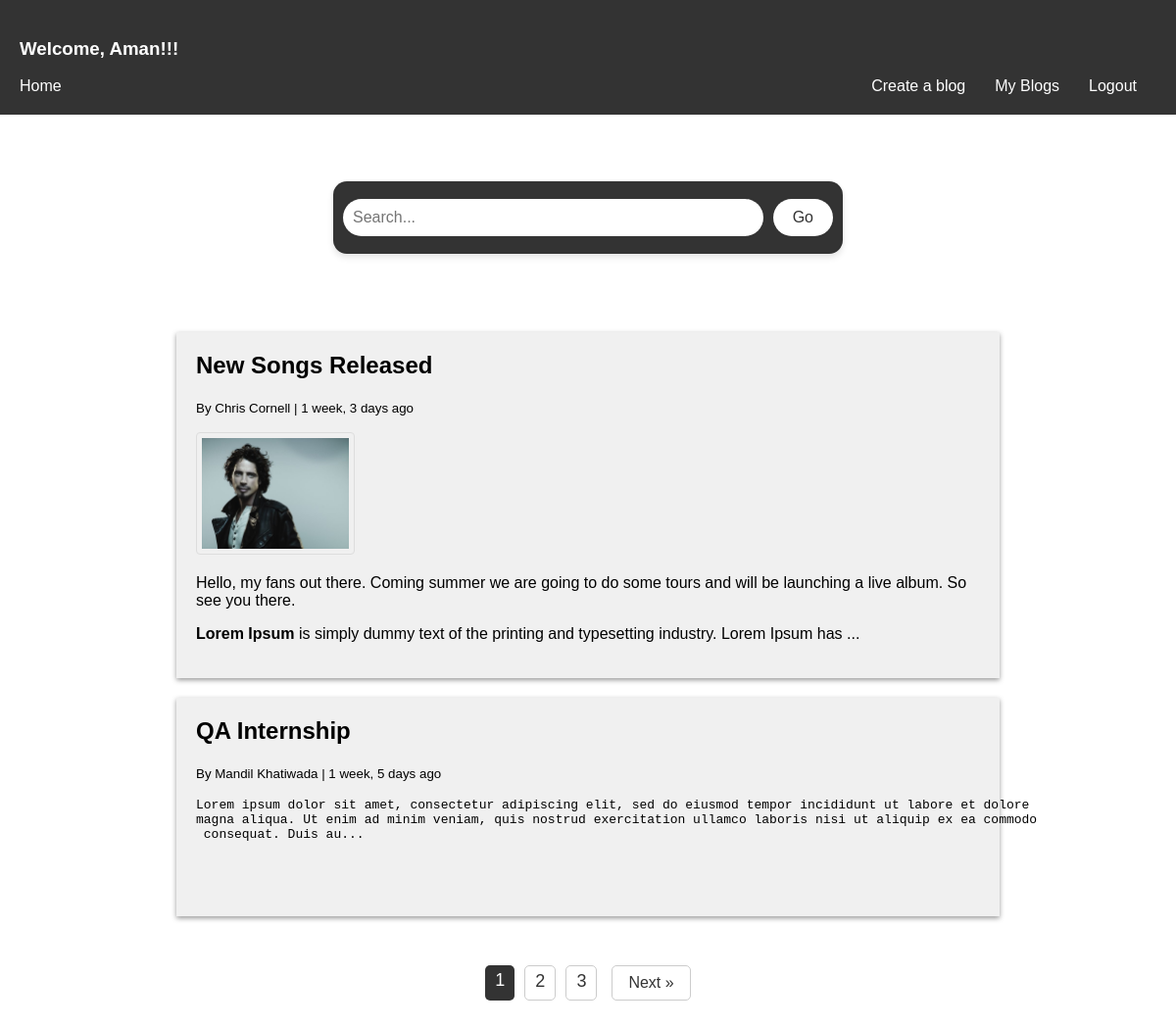
The app's page / (signed in) with its own data.
### blogs/models.py (models this page shows, shortened)
class Post(models.Model):
    title = models.CharField(max_length=255)
    author  = models.ForeignKey(User, on_delete=models.CASCADE)
    featured_image = models.ImageField(null=True,blank=True)
    body = RichTextField(blank=True,null=True)
    created = models.DateTimeField(auto_now_add=True)
    id = models.UUIDField(default=uuid.uuid4,unique=True,primary_key=True,editable=False)
    class Meta:
        ordering = ['-created']

### blogs/views.py (the view)
# urls.py: 2. Add a URL to urlpatterns:  path('', views.home, name='home')
def home(request):
    search_query = ''
    if request.GET.get('search_query'):
        search_query = request.GET.get('search_query')
    posts = Post.objects.filter(
        Q(title__icontains=search_query) | Q(body__icontains=search_query)
    )
    page = request.GET.get('page')
    results = 2
    paginator = Paginator(posts,results)
    try:
        posts = paginator.page(page)
    except PageNotAnInteger:
        page = 1
        posts = paginator.page(page)
    except EmptyPage:
        page = paginator.num_pages
        posts = paginator.page(page)
    context={'posts':posts,'search_query':search_query,'paginator':paginator}
    return render(request,'blogs/home.html',context)

### blogs/templates/blogs/home.html (shortened to what this page needs)
{% extends 'base.html' %}
{% load static %}
{% block content %}
    <form  id="searchForm" class="search-container" action="{% url 'home' %}" method="get">
        <input type="text" value="{{search_query}}" name="search_query" placeholder="Search...">
        <button type="submit">Go</button>
    </form>
<section>
{% for post in posts %}
<a href="{% url 'detail-article' post.id %}">
<article class="blogs">
    <h2><a href="{% url 'detail-article' post.id %}">{{ post.title }}</a></h2>
    <small>By {{ post.author.first_name }} {{ post.author.last_name }} | {{ post.created|timesince }} ago
    </small>
    {% if post.featured_image %}
    <p class="posts-image"><img class="images" src="{{ post.featured_image.url }}" alt="Blog post image"></p>
    {% endif %}
    <p>{{ post.body|slice:'0:250'|safe }}...</p>
</article>
</a>
{% endfor %}
</section>
{% include 'pagination.html' %}
{% endblock content %}

### templates/navbar.html
<header>
    {% if user.is_authenticated %}
    <h3>Welcome, {{request.user|capfirst}}!!!</h3>
    {% endif %}
    <a class="home-nav" style="color:white;font-size:16px;float:left;text-decoration:none;" href="{% url 'home' %}">Home</a></small>
    <nav>
        <ul>
            {% if user.is_authenticated %}
            <li><a href="{% url 'create-article' %}">Create a blog</a></li>
            <li><a href="{% url 'user-blogs' %}">My Blogs</a></li>
            <li><a href="{% url 'logout' %}">Logout</a></li>
            {% else %}
            <li><a href="{% url 'login' %}">Login/Sign Up</a>
            {% endif %}
        </ul>
    </nav>
</header>

### static/styles/main.css (style rules this page uses)
body { font-family: Arial, sans-serif; margin: 0; padding: 0; }
header { background-color: #333; color: #fff; padding: 20px; }
nav { display: flex; justify-content: right; align-items: center; }
nav ul { list-style: none; margin: 0; padding: 0; display: flex; }
nav li { margin-right: 10px; }
nav a { color: #fff; text-decoration: none; padding: 10px; border-radius: 5px; }
.search-container { display: flex; justify-content: center; align-items: center; margin: 50px auto; max-width: 500px; background-color: #333; border-radius: 14px; padding: 10px; box-shadow: 0 4px 6px rgba(0,0,0,0.1); }
.search-container input[type="text"] { flex: 1; border: none; font-size: 16px; padding: 10px; background-color: #fff; color: #333; outline: none; border-radius: 20px; }
.search-container button[type="submit"] { background-color: #fff; height:38px; color: #333; border: none; padding: 10px 20px; border-radius: 20px; margin: auto; margin-left: 10px; cursor: pointer; font-size: 16px; }
section { display: flex; flex-direction: column; align-items: center; justify-content: space-around; padding: 20px; }
.blogs { flex: 1; margin: 10px; max-width: 800px; width: 100%; padding: 20px; background-color: #f0f0f0; box-shadow: 0px 2px 5px #999; }
h2 { margin-top: 0; }
h2>a { text-decoration: none; color: black; }
button { background-color: #333; color: #fff; height: 31px; border-radius: 2px; }
a { text-decoration: none; color: rgb(59, 59, 188); }
.images { border: 1px solid #ddd; border-radius: 4px; padding: 5px; width: 150px; }
input[type=text], input[type=email], input[type=password] { width: 100%; padding: 12px; border: 1px solid #ccc; border-radius: 4px; margin: 8px 0; box-sizing: border-box; }

### records on screen
Post: title "New Songs Released", author.first_name "Chris", author.last_name "Cornell", created "1 week, 3 days", featured_image (picture), body "Hello, my fans out there. Coming summer we are going to do some tours and will be launching a live album. So see you there. Lorem Ipsum is simply dummy text of the printing and typesetting industry. Lorem Ipsum has"
Post: title "QA Internship", author.first_name "Mandil", author.last_name "Khatiwada", created "1 week, 5 days", body "Lorem ipsum dolor sit amet, consectetur adipiscing elit, sed do eiusmod tempor incididunt ut labore et dolore magna aliqua. Ut enim ad minim veniam, quis nostrud exercitation ullamco laboris nisi ut aliquip ex ea commodo consequat. Duis au"

### other values on screen
{{ request.user|capfirst }} "Aman"
{{ page }} "1"
{{ page }} "2" "3"
